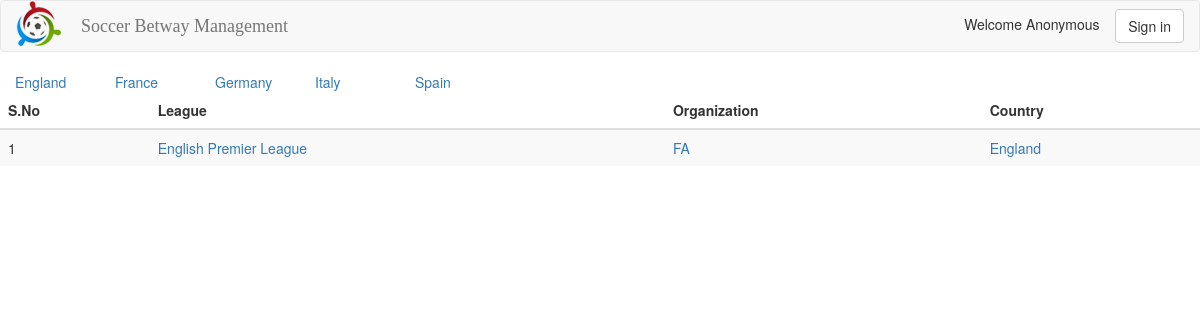
The app's page /index.php?page=country&continent=europe with its own data.
### tables this page shows
CREATE TABLE `sbm_country` (
  `country_name` varchar(45) NOT NULL,
  `continent_name` varchar(45) NOT NULL,
  PRIMARY KEY (`country_name`)
);

CREATE TABLE `sbm_league` (
  `league_id` int(11) NOT NULL AUTO_INCREMENT,
  `participants_number` int(11) NOT NULL,
  `league_name` varchar(100) NOT NULL,
  `organization_id` int(11) NOT NULL,
  PRIMARY KEY (`league_id`),
  KEY `organization_id_idx` (`organization_id`),
  CONSTRAINT `organization_id` FOREIGN KEY (`organization_id`) REFERENCES `sbm_organization` (`organization_id`) ON DELETE NO ACTION ON UPDATE CASCADE
);

CREATE TABLE `sbm_organization` (
  `organization_id` int(11) NOT NULL AUTO_INCREMENT,
  `organization_name` varchar(45) NOT NULL,
  `country_name` varchar(45) DEFAULT NULL,
  PRIMARY KEY (`organization_id`),
  KEY `country_name_idx` (`country_name`),
  CONSTRAINT `country_name` FOREIGN KEY (`country_name`) REFERENCES `sbm_country` (`country_name`) ON DELETE NO ACTION ON UPDATE CASCADE
);

### includes/country.inc.php (called while the page is built)
<?php
include("classes/country.class.php");
$oCountry = new country();
$oCountry->continent= $_GET['continent'];
$oCountry->countryList();
include("classes/league.class.php");
$oLeague = new league();
$country = $oCountry->getCountry();
$oLeague->country= $country;
$oLeague->leagueList();
?>

### config.php (called while the page is built, shortened)
<?php
require_once("classes/database.class.php");
$m_db=new clsMySQLDB();
?>

### classes/database.class.php (called while the page is built, shortened)
<?php
class clsMySQLDB
{
	function Query($sql)
	{
		return mysql_query($sql);
	}
	function Fetch($rs)
	{
		return mysql_fetch_assoc($rs);
	}
}
?>

### classes/country.class.php (the view)
<?php
class country
{
	function countryList()
	{
		global $m_db;
		$result = $m_db->Query("SELECT * FROM sbm_country WHERE continent_name ='" . $this->continent . "'");
		echo("<div class=\"container-fluid\"><div class=\"row\">");
		while ($row=$m_db->Fetch($result))
			echo("<div class=\"col-md-1\"><a href=\"index.php?page=league&continent=".$this->continent ."&country=". $row['country_name'] ."\">".$row['country_name']. "</a></div>");
		echo("</div></div>");
	}
	function getCountry()
	{
		global $m_db;
		$result = $m_db->Query("SELECT country_name FROM sbm_country WHERE continent_name ='" . $this->continent . "' LIMIT 1");
		$row = $m_db->Fetch($result);
		return $row['country_name'];
	}
}
?>

### classes/league.class.php (shortened to what this page needs)
<?php
class league
{
	function leagueList()
	{
		global $m_db;
		$counter = 1;
		$result = $m_db->Query("SELECT
					   l.league_id, l.league_name, o.organization_id, o.organization_name, o.country_name
					FROM
					   sbm_league as l
					LEFT JOIN
					   sbm_organization as o
					      ON l.organization_id=o.organization_id
						WHERE o.country_name = '".$this->country."'");
		echo("<table class=\"table table-striped\">");
		echo("<thead><tr><th>S.No</th><th>League</th><th>Organization</th><th>Country</th></tr></thead>");
		echo("<tbody>");
		while ($row=$m_db->Fetch($result))
		{
			echo("<tr>");
			echo("<td>".$counter."</td>");
			echo("<td><a href=\"index.php?page=fixture&leagueid=". $row['league_id'] ."\">".$row['league_name']. "</a></td>");
			echo("<td><a href=\"index.php?page=fixture&leagueid=". $row['league_id'] ."\">".$row['organization_name']. "</a></td>");
			echo("<td><a href=\"index.php?page=fixture&leagueid=". $row['league_id'] ."\">".$row['country_name']. "</a></td>");
			echo("</tr>");
			$counter++;
		}
		echo("</tbody></table>");
	}
}
?>

### records on screen
sbm_country: country_name "England"
sbm_country: country_name "France"
sbm_country: country_name "Germany"
sbm_country: country_name "Italy"
sbm_country: country_name "Spain"
sbm_league: league_name "English Premier League", organization.organization_name "FA", organization.country_name "England"
